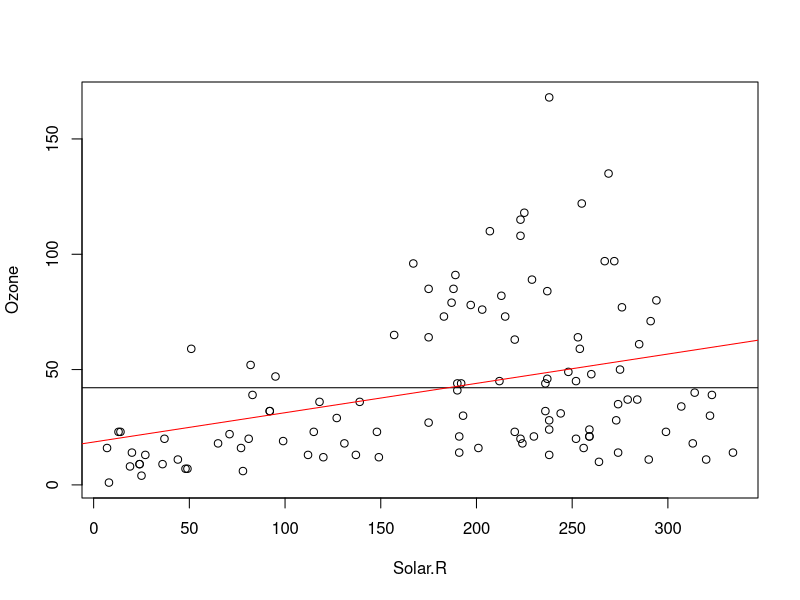
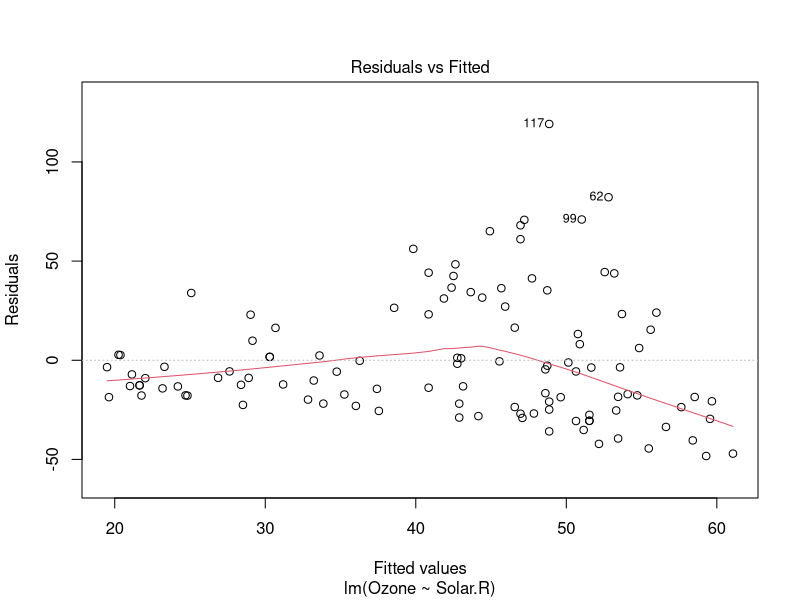
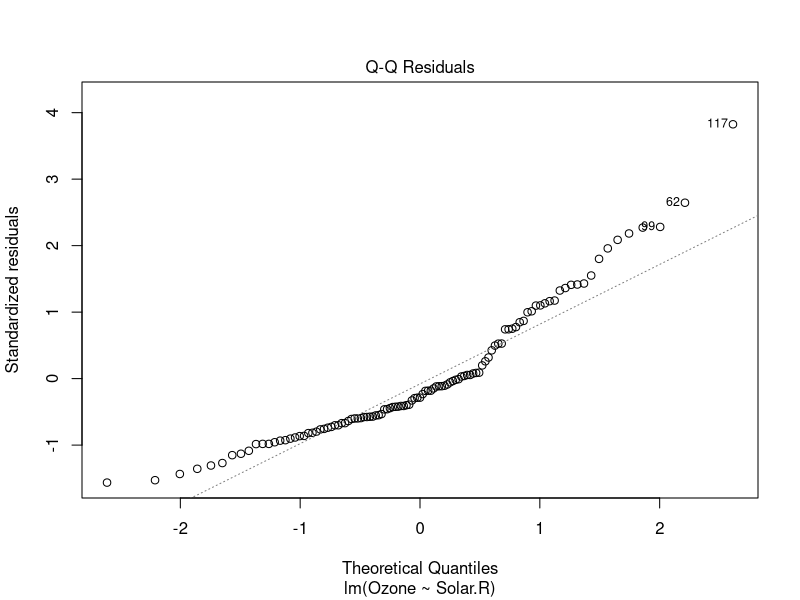
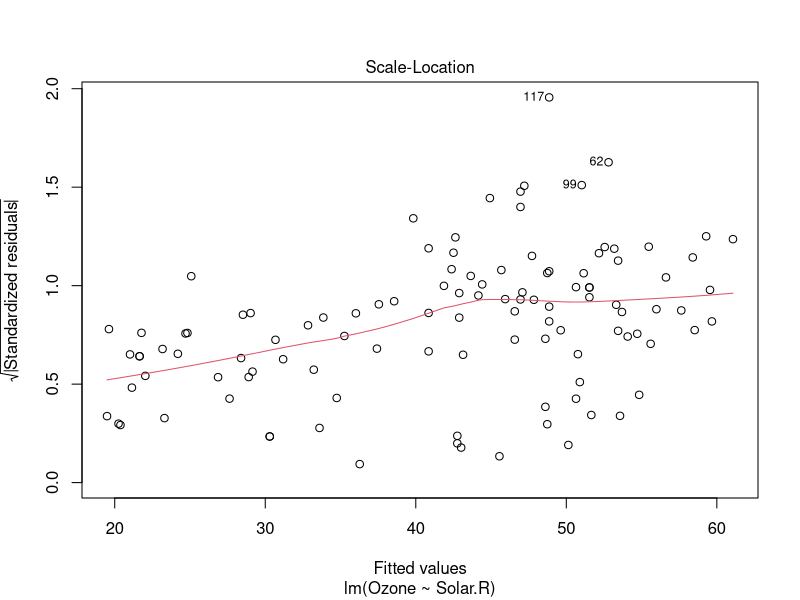
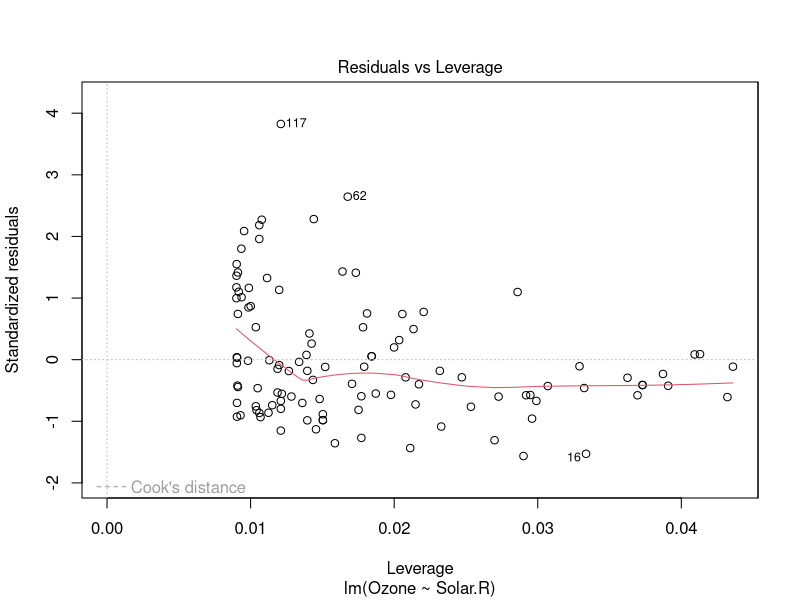
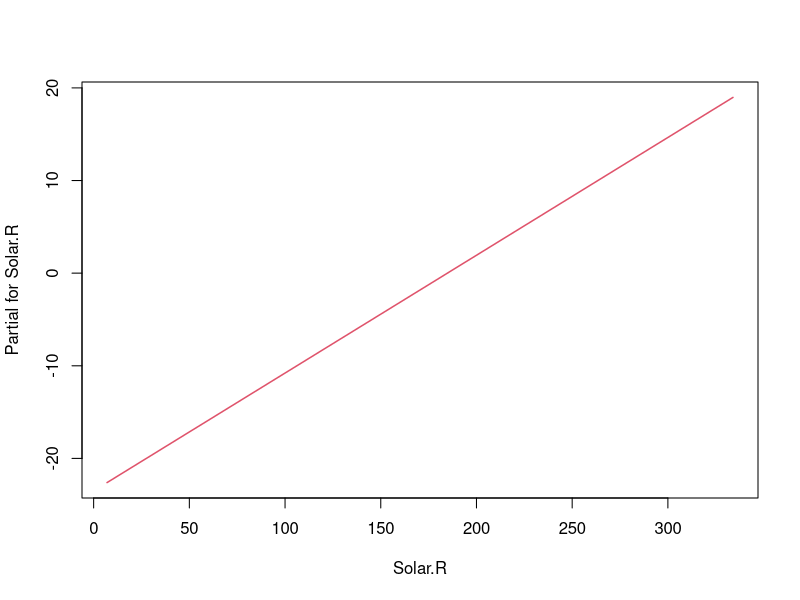

Source code (R) for these figures, in order:
data("airquality")
names(airquality)
plot(Ozone~Solar.R,data=airquality)
#calculate mean ozone concentration (na's removed)
mean.Ozone<-mean(airquality$Ozone,na.rm = T)
#absolute line for mean
abline(h=mean.Ozone)

#use lm to fit a regression line through these data:

model1<-lm(Ozone~Solar.R, data = airquality)
model1

#plot abline

abline(model1, col="red")
plot(model1)

termplot(model1)
summary(model1)